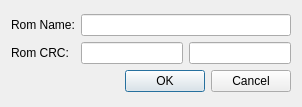
<ui version="4.0" >
 <class>CheatRomDialog</class>
 <widget class="QDialog" name="CheatRomDialog" >
  <property name="geometry" >
   <rect>
    <x>0</x>
    <y>0</y>
    <width>302</width>
    <height>107</height>
   </rect>
  </property>
  <property name="windowTitle" >
   <string>New Rom</string>
  </property>
  <layout class="QGridLayout" name="gridLayout_2" >
   <item row="0" column="0" >
    <layout class="QGridLayout" name="gridLayout" >
     <item row="0" column="1" colspan="2" >
      <widget class="QLineEdit" name="lineEditName" />
     </item>
     <item row="1" column="1" >
      <widget class="QLineEdit" name="lineEditCRC1" />
     </item>
     <item row="1" column="2" >
      <widget class="QLineEdit" name="lineEditCRC2" />
     </item>
     <item row="2" column="0" colspan="3" >
      <widget class="QDialogButtonBox" name="buttonBox" >
       <property name="orientation" >
        <enum>Qt::Horizontal</enum>
       </property>
       <property name="standardButtons" >
        <set>QDialogButtonBox::Cancel|QDialogButtonBox::Ok</set>
       </property>
      </widget>
     </item>
     <item row="1" column="0" >
      <widget class="QLabel" name="labelCRC" >
       <property name="text" >
        <string>Rom CRC:</string>
       </property>
      </widget>
     </item>
     <item row="0" column="0" >
      <widget class="QLabel" name="labelName" >
       <property name="text" >
        <string>Rom Name:</string>
       </property>
      </widget>
     </item>
    </layout>
   </item>
  </layout>
 </widget>
 <resources/>
 <connections>
  <connection>
   <sender>buttonBox</sender>
   <signal>accepted()</signal>
   <receiver>CheatRomDialog</receiver>
   <slot>accept()</slot>
   <hints>
    <hint type="sourcelabel" >
     <x>248</x>
     <y>254</y>
    </hint>
    <hint type="destinationlabel" >
     <x>157</x>
     <y>274</y>
    </hint>
   </hints>
  </connection>
  <connection>
   <sender>buttonBox</sender>
   <signal>rejected()</signal>
   <receiver>CheatRomDialog</receiver>
   <slot>reject()</slot>
   <hints>
    <hint type="sourcelabel" >
     <x>316</x>
     <y>260</y>
    </hint>
    <hint type="destinationlabel" >
     <x>286</x>
     <y>274</y>
    </hint>
   </hints>
  </connection>
 </connections>
</ui>
